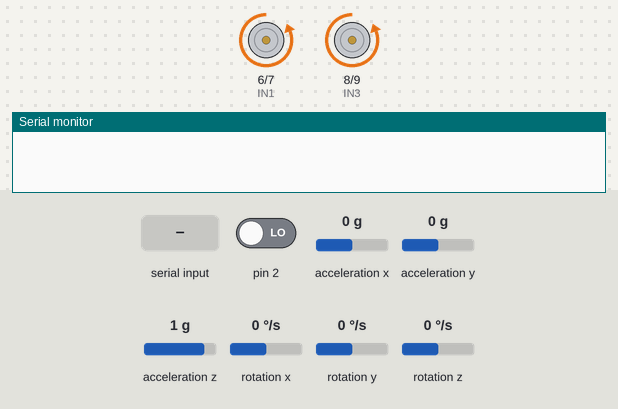
A sketch run on a simulated Arduino Uno, built with avr-gcc and run on an emulated ATmega328P. On the bench: motor-driver pin pairs drawn as motors (green arrow = first pin HIGH = forward, orange = second pin HIGH = backward, longer = more drive), the last lines printed to the serial monitor. The test bench sets the inputs (shaded band); at power-on: acceleration x 0 g, pin 2 LOW, acceleration y 0 g, acceleration z 1 g, rotation x 0 °/s, rotation y 0 °/s, rotation z 0 °/s. The sensor or clock chip raises its interrupt line as the real part does.

Above: at 1.7 s.
1.8 s: "t" received over the second serial link
3.3 s: acceleration x set to -0.4 g
At 4.8 s:
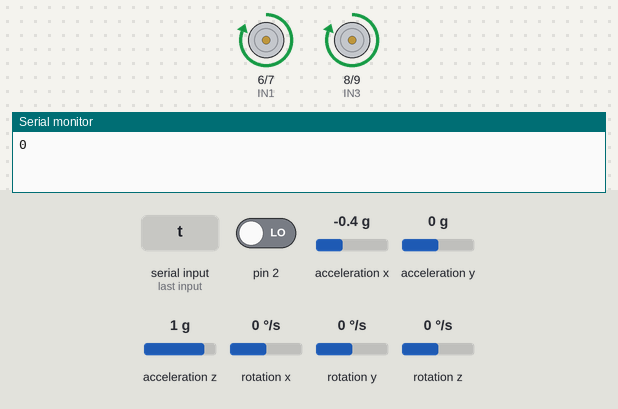
5.5 s: acceleration x set to 0 g
At 7.5 s:
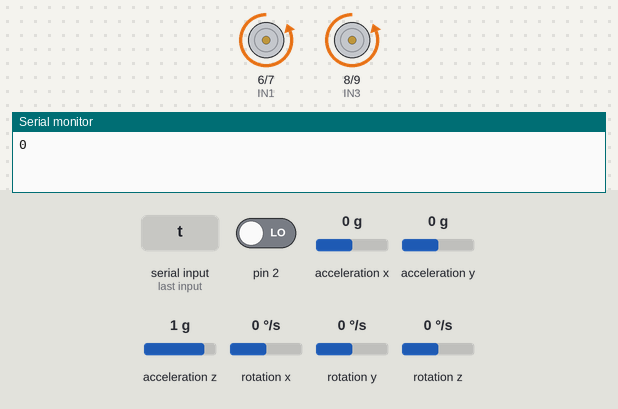
7.8 s: acceleration x set to -1.4 g
At 9.2 s:
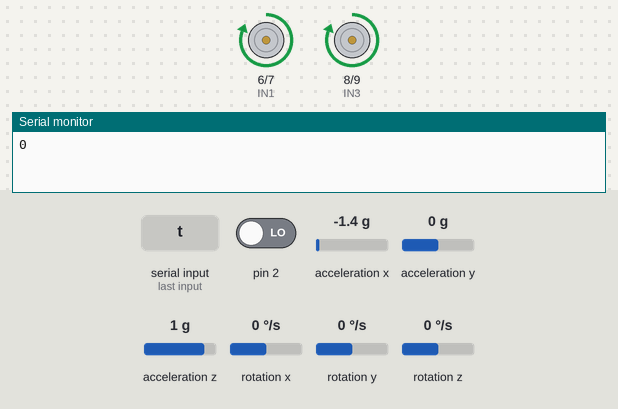
Timing chart, 0 to 10.3 s (numbered marks = the images above; inputs shaded):
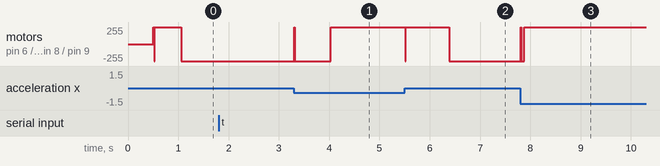

Measured:
- the behaviour switches between -0.2 and -0.3 g on acceleration x (found by bisection; images 0 and 1)
- after the input at 3.3 s, motor on pin 6 (IN1) / pin 7 (IN2), motor on pin 8 (IN3) / pin 9 (IN4): backward 255/255 → forward 255/255 after 0.73 s
- after the input at 5.5 s, motor on pin 6 (IN1) / pin 7 (IN2), motor on pin 8 (IN3) / pin 9 (IN4): forward 255/255 → backward 255/255 after 0.89 s
- after the input at 7.8 s, motor on pin 6 (IN1) / pin 7 (IN2), motor on pin 8 (IN3) / pin 9 (IN4): backward 255/255 → forward 255/255 after 0.08 s

The sketch:

2WheelBalancingRobot.ino
```cpp
#include <SoftwareSerial.h>

#include <Wire.h>

#include <I2Cdev.h>

#include <PID_v1.h>

#include "MPU6050_6Axis_MotionApps20.h"

#if I2CDEV_IMPLEMENTATION == I2CDEV_ARDUINO_WIRE

#endif

SoftwareSerial mySerial(0,1);

int _status = 315;


MPU6050 mpu;

// MPU control/status vars
bool dmpReady = false; // set true if DMP init was successful
uint8_t mpuIntStatus; // holds actual interrupt status byte from MPU
uint8_t devStatus; // return status after each device operation (0 = success, !0 = error)
uint16_t packetSize; // expected DMP packet size (default is 42 bytes)
uint16_t fifoCount; // count of all bytes currently in FIFO
uint8_t fifoBuffer[64]; // FIFO storage buffer

// orientation/motion vars
Quaternion q; // [w, x, y, z] quaternion container
VectorFloat gravity; // [x, y, z] gravity vector
float ypr[3]; // [yaw, pitch, roll] yaw/pitch/roll container and gravity vector

//PID
double originalSetpoint = 175;//173
double setpoint = originalSetpoint;
double input, output;

//adjust these values to fit your own design
double Kp = 4; //2.5;   //60    50  60
double Kd = 0.15;  //0.1; //1.4        2
double Ki = 25;  //16;   // 70       70
PID pid(&input, &output, &setpoint, Kp, Ki, Kd, DIRECT);
//MOTOR CONTROLLER
int IN1 = 6;
int IN2 = 7;
int IN3 = 8;
int IN4 = 9;
int _currentSpeed;

volatile bool mpuInterrupt = false; // indicates whether MPU interrupt pin has gone high
void dmpDataReady()
{
  mpuInterrupt = true;
}
//++++++++++++++++++++++++++++++++++++++++++++++
//________________________________________________
void Move(int _speed)
{
    if (_speed == _currentSpeed) return;

    if (_speed > 255) _speed= 255;
    else if (_speed < -255) _speed = -255;

    digitalWrite(IN1, _speed > 0 ? HIGH : LOW);
    digitalWrite(IN2, _speed > 0 ? LOW : HIGH);
    digitalWrite(IN3, _speed > 0 ? HIGH : LOW);
    digitalWrite(IN4, _speed > 0 ? LOW : HIGH);

    _currentSpeed = _speed;
}


//++++++++++++++++++++++++++++++++++++++++++++
//_____________________________________________________
void setup()

{
  pinMode(IN1, OUTPUT);
  pinMode(IN2, OUTPUT);
  pinMode(IN3, OUTPUT);
  pinMode(IN4, OUTPUT);

  mySerial.begin(9600);
  Serial.begin(9600);
  // join I2C bus (I2Cdev library doesn't do this automatically)
  #if I2CDEV_IMPLEMENTATION == I2CDEV_ARDUINO_WIRE
    Wire.begin();
   TWBR = 24; // 400kHz I2C clock (200kHz if CPU is 8MHz)  nodeMCU = 8MHz, arduino = 16MHz
  #elif I2CDEV_IMPLEMENTATION == I2CDEV_BUILTIN_FASTWIRE
    Fastwire::setup(400, true);
  #endif

  mpu.initialize();

  devStatus = mpu.dmpInitialize();
    //330  326 321

  mpu.setXGyroOffset(330); //220
  mpu.setYGyroOffset(340);  //76       430  v1-335
  mpu.setZGyroOffset(320); //-85
  mpu.setZAccelOffset(1788); // 1688 factory default for my test chip

  // make sure it worked (returns 0 if so)
  if (devStatus == 0)
  {
    // turn on the DMP, now that it's ready
    mpu.setDMPEnabled(true);

    // enable Arduino interrupt detection
    attachInterrupt(0, dmpDataReady, RISING);
    mpuIntStatus = mpu.getIntStatus();

    // set our DMP Ready flag so the main loop() function knows it's okay to use it
    dmpReady = true;

    // get expected DMP packet size for later comparison
    packetSize = mpu.dmpGetFIFOPacketSize();

    //setup PID
    pid.SetMode(AUTOMATIC);
    pid.SetSampleTime(10);   ///10
    pid.SetOutputLimits(-255, 255);
  }
  else
  {
    // ERROR!
    // 1 = initial memory load failed
    // 2 = DMP configuration updates failed
    // (if it's going to break, usually the code will be 1)
    Serial.print(F("DMP Initialization failed (code "));
    Serial.print(devStatus);
    Serial.println(F(")"));
  }
}
//++++++++++++++++++++++++++++++++++++++++++++++++++
//____________________________________________________
void loop()
{

  // if programming failed, don't try to do anything
  if (!dmpReady) return;

  // wait for MPU interrupt or extra packet(s) available
  while (!mpuInterrupt && fifoCount < packetSize)
  {
    //no mpu data - performing PID calculations and output to motors
    pid.Compute();
    Move(output);
  }

  // reset interrupt flag and get INT_STATUS byte
  mpuInterrupt = false;
  mpuIntStatus = mpu.getIntStatus();

  // get current FIFO count
  fifoCount = mpu.getFIFOCount();

  // check for overflow (this should never happen unless our code is too inefficient)
  if ((mpuIntStatus & 0x10) || fifoCount == 1024)
  {
    // reset so we can continue cleanly
    mpu.resetFIFO();
    Serial.println(F("FIFO overflow!"));

    // otherwise, check for DMP data ready interrupt (this should happen frequently)
  }
  else if (mpuIntStatus & 0x02)
  {
    // wait for correct available data length, should be a VERY short wait
    while (fifoCount < packetSize) fifoCount = mpu.getFIFOCount();

    // read a packet from FIFO
    mpu.getFIFOBytes(fifoBuffer, packetSize);

    // track FIFO count here in case there is > 1 packet available
    // (this lets us immediately read more without waiting for an interrupt)
    fifoCount -= packetSize;

    mpu.dmpGetQuaternion(&q, fifoBuffer);
    mpu.dmpGetGravity(&gravity, &q);
    mpu.dmpGetYawPitchRoll(ypr, &q, &gravity);
    input = ypr[1] * 180/M_PI + 180;
    serialEvent();
  }
}

//-----------------------------------------------------------------------------------
void serialEvent() {
  if(mySerial.available())
  {
    char inChar = mySerial.read();
    mySerial.println(inChar);
    if (inChar == 't'){
       setpoint = originalSetpoint-5;
    }
    if (inChar == 'l'){
       setpoint = originalSetpoint+5;
    }
    if (inChar == 'd'){
       setpoint = originalSetpoint;
    }
    Serial.print(mpu.getYGyroOffset());
    mySerial.print(mpu.getYGyroOffset());
  }
}
```
